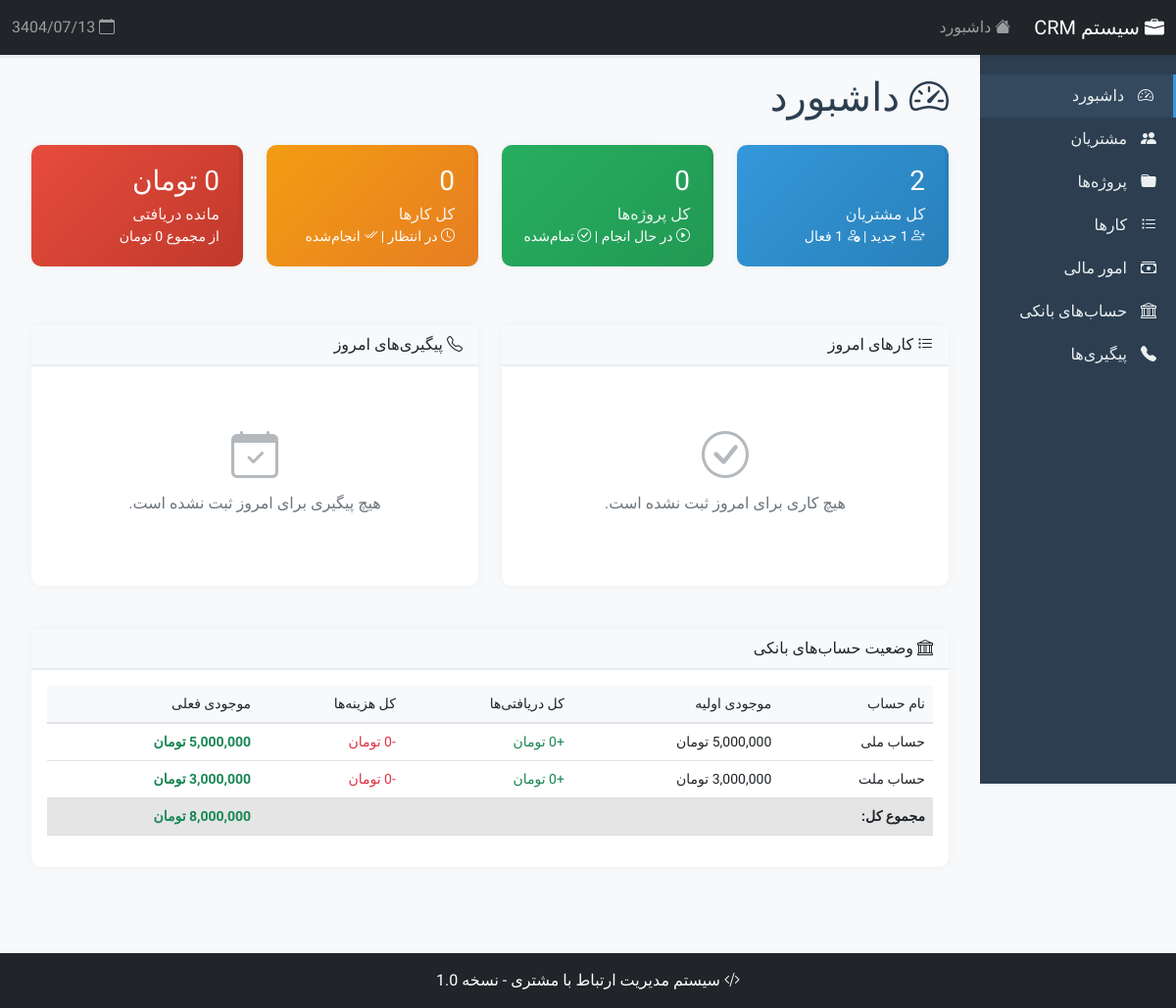
The page / on the database its author committed.
### tables this page shows
CREATE TABLE IF NOT EXISTS bank_accounts (
    id INT AUTO_INCREMENT PRIMARY KEY,
    name VARCHAR(255) NOT NULL,
    initial_balance DECIMAL(15,0) DEFAULT 0,
    created_at TIMESTAMP DEFAULT CURRENT_TIMESTAMP,
    updated_at TIMESTAMP DEFAULT CURRENT_TIMESTAMP ON UPDATE CURRENT_TIMESTAMP
);

### includes/functions.php (called while the page is built, shortened)
<?php
function formatMoney($amount) {
    return number_format($amount, 0, '.', ',') . ' تومان';
}

### index.php (the view)
<?php
require_once 'includes/header.php';
$stmt = $db->query("SELECT
    COUNT(*) as total,
    SUM(CASE WHEN status = 'جدید' THEN 1 ELSE 0 END) as new_clients,
    SUM(CASE WHEN status = 'پروژه فعال' THEN 1 ELSE 0 END) as active_clients
FROM clients");
$clientStats = $stmt->fetch();
$stmt = $db->query("SELECT
    COUNT(*) as total,
    SUM(CASE WHEN status = 'در حال انجام' THEN 1 ELSE 0 END) as ongoing,
    SUM(CASE WHEN status = 'تمام‌شده' THEN 1 ELSE 0 END) as completed,
    COALESCE(SUM(total_amount), 0) as total_amount,
    COALESCE(SUM(paid_amount), 0) as total_paid
FROM projects");
$projectStats = $stmt->fetch();
$stmt = $db->query("SELECT
    COUNT(*) as total,
    SUM(CASE WHEN status = 'انجام نشده' THEN 1 ELSE 0 END) as pending,
    SUM(CASE WHEN status = 'انجام‌شده' THEN 1 ELSE 0 END) as completed
FROM tasks");
$taskStats = $stmt->fetch();
$stmt = $db->query("SELECT
    ba.id,
    ba.name,
    ba.initial_balance,
    COALESCE(SUM(CASE WHEN ft.transaction_type = 'دریافت' THEN ft.amount ELSE 0 END), 0) as total_income,
    COALESCE(SUM(CASE WHEN ft.transaction_type = 'هزینه' THEN ft.amount ELSE 0 END), 0) as total_expense
FROM bank_accounts ba
LEFT JOIN finance_transactions ft ON ba.id = ft.bank_account_id
GROUP BY ba.id");
$accounts = $stmt->fetchAll();
$stmt = $db->query("SELECT t.*, c.name as client_name, p.name as project_name
FROM tasks t
LEFT JOIN clients c ON t.client_id = c.id
LEFT JOIN projects p ON t.project_id = p.id
WHERE t.deadline = CURDATE() AND t.status != 'انجام‌شده'
ORDER BY t.deadline");
$todayTasks = $stmt->fetchAll();
$stmt = $db->query("SELECT f.*, c.name as client_name
FROM followups f
JOIN clients c ON f.client_id = c.id
WHERE f.next_followup_date = CURDATE()
ORDER BY f.next_followup_date");
$todayFollowups = $stmt->fetchAll();
?>
<h1 class="mb-4">
    <i class="bi bi-speedometer2"></i> داشبورد
</h1>
<div class="row mb-4">
    <div class="col-md-3 mb-3">
        <div class="card stat-card primary">
            <h3><?php echo $clientStats['total']; ?></h3>
            <p>کل مشتریان</p>
            <small>
                <i class="bi bi-person-plus"></i> <?php echo $clientStats['new_clients']; ?> جدید |
                <i class="bi bi-person-check"></i> <?php echo $clientStats['active_clients']; ?> فعال
            </small>
        </div>
    </div>
    <div class="col-md-3 mb-3">
        <div class="card stat-card success">
            <h3><?php echo $projectStats['total']; ?></h3>
            <p>کل پروژه‌ها</p>
            <small>
                <i class="bi bi-play-circle"></i> <?php echo $projectStats['ongoing']; ?> در حال انجام |
                <i class="bi bi-check-circle"></i> <?php echo $projectStats['completed']; ?> تمام‌شده
            </small>
        </div>
    </div>
    <div class="col-md-3 mb-3">
        <div class="card stat-card warning">
            <h3><?php echo $taskStats['total']; ?></h3>
            <p>کل کارها</p>
            <small>
                <i class="bi bi-clock"></i> <?php echo $taskStats['pending']; ?> در انتظار |
                <i class="bi bi-check2-all"></i> <?php echo $taskStats['completed']; ?> انجام‌شده
            </small>
        </div>
    </div>
    <div class="col-md-3 mb-3">
        <div class="card stat-card danger">
            <h3><?php echo formatMoney($projectStats['total_amount'] - $projectStats['total_paid']); ?></h3>
            <p>مانده دریافتی</p>
            <small>
                از مجموع <?php echo formatMoney($projectStats['total_amount']); ?>
            </small>
        </div>
    </div>
</div>
<div class="row">
    <div class="col-md-6 mb-4">
        <div class="card">
            <div class="card-header">
                <i class="bi bi-list-task"></i> کارهای امروز
            </div>
            <div class="card-body">
                <?php if (count($todayTasks) > 0): ?>
                    <div class="table-responsive">
                        <table class="table table-sm">
                            <thead>
                                <tr>
                                    <th>عنوان</th>
                                    <th>مرتبط با</th>
                                    <th>وضعیت</th>
                                </tr>
                            </thead>
                            <tbody>
                                <?php foreach ($todayTasks as $task): ?>
                                <tr>
                                    <td><?php echo htmlspecialchars($task['title']); ?></td>
                                    <td>
                                        <?php if ($task['project_name']): ?>
                                            <small class="text-muted">پروژه: <?php echo htmlspecialchars($task['project_name']); ?></small>
                                        <?php elseif ($task['client_name']): ?>
                                            <small class="text-muted">مشتری: <?php echo htmlspecialchars($task['client_name']); ?></small>
                                        <?php endif; ?>
                                    </td>
                                    <td>
                                        <span class="badge <?php echo getStatusBadgeClass($task['status'], 'task'); ?>">
                                            <?php echo $task['status']; ?>
                                        </span>
                                    </td>
                                </tr>
                                <?php endforeach; ?>
                            </tbody>
                        </table>
                    </div>
                <?php else: ?>
                    <div class="empty-state">
                        <i class="bi bi-check-circle"></i>
                        <p>هیچ کاری برای امروز ثبت نشده است.</p>
                    </div>
                <?php endif; ?>
            </div>
        </div>
    </div>
    <div class="col-md-6 mb-4">
        <div class="card">
            <div class="card-header">
                <i class="bi bi-telephone"></i> پیگیری‌های امروز
            </div>
            <div class="card-body">
                <?php if (count($todayFollowups) > 0): ?>
                    <div class="table-responsive">
                        <table class="table table-sm">
                            <thead>
                                <tr>
                                    <th>مشتری</th>
                                    <th>وضعیت آخرین تماس</th>
                                    <th>یادداشت</th>
                                </tr>
                            </thead>
                            <tbody>
                                <?php foreach ($todayFollowups as $followup): ?>
                                <tr>
                                    <td><?php echo htmlspecialchars($followup['client_name']); ?></td>
                                    <td>
                                        <span class="badge bg-info">
                                            <?php echo $followup['contact_status']; ?>
                                        </span>
                                    </td>
                                    <td>
                                        <small><?php echo htmlspecialchars(substr($followup['contact_note'], 0, 50)); ?>...</small>
                                    </td>
                                </tr>
                                <?php endforeach; ?>
                            </tbody>
                        </table>
                    </div>
                <?php else: ?>
                    <div class="empty-state">
                        <i class="bi bi-calendar-check"></i>
                        <p>هیچ پیگیری برای امروز ثبت نشده است.</p>
                    </div>
                <?php endif; ?>
            </div>
        </div>
    </div>
</div>
<div class="row">
    <div class="col-12">
        <div class="card">
            <div class="card-header">
                <i class="bi bi-bank"></i> وضعیت حساب‌های بانکی
            </div>
            <div class="card-body">
                <div class="table-responsive">
                    <table class="table">
                        <thead>
                            <tr>
                                <th>نام حساب</th>
                                <th>موجودی اولیه</th>
                                <th>کل دریافتی‌ها</th>
                                <th>کل هزینه‌ها</th>
                                <th>موجودی فعلی</th>
                            </tr>
                        </thead>
                        <tbody>
                            <?php
                            $totalBalance = 0;
                            foreach ($accounts as $account):
                                $currentBalance = $account['initial_balance'] + $account['total_income'] - $account['total_expense'];
                                $totalBalance += $currentBalance;
                            ?>
                            <tr>
                                <td><?php echo htmlspecialchars($account['name']); ?></td>
                                <td><?php echo formatMoney($account['initial_balance']); ?></td>
                                <td class="text-success">+<?php echo formatMoney($account['total_income']); ?></td>
                                <td class="text-danger">-<?php echo formatMoney($account['total_expense']); ?></td>
                                <td>
                                    <strong class="<?php echo $currentBalance >= 0 ? 'text-success' : 'text-danger'; ?>">
                                        <?php echo formatMoney($currentBalance); ?>
                                    </strong>
                                </td>
                            </tr>
                            <?php endforeach; ?>
                        </tbody>
                        <tfoot>
                            <tr class="table-active">
                                <th colspan="4">مجموع کل:</th>
                                <th class="<?php echo $totalBalance >= 0 ? 'text-success' : 'text-danger'; ?>">
                                    <?php echo formatMoney($totalBalance); ?>
                                </th>
                            </tr>
                        </tfoot>
                    </table>
                </div>
            </div>
        </div>
    </div>
</div>
<?php require_once 'includes/footer.php'; ?>

### assets/style.css (style rules this page uses)
:root { --primary-color: #3498db; --secondary-color: #2c3e50; --success-color: #27ae60; --danger-color: #e74c3c; --warning-color: #f39c12; --info-color: #16a085; }
h1, h2, h3, h4, h5, h6 { font-weight: 500; color: var(--secondary-color); }
.card { margin-bottom: 20px; transition: all 0.3s ease; }
.card-header { background-color: #f8f9fa; border-bottom: 2px solid #e9ecef; font-weight: 500; }
.table thead th { background-color: #f8f9fa; border-bottom: 2px solid #dee2e6; font-weight: 500; white-space: nowrap; }
.stat-card { padding: 20px; border-radius: 10px; color: white; }
.stat-card h3 { color: white; margin-bottom: 5px; }
.stat-card p { margin-bottom: 0; opacity: 0.9; }
.stat-card.primary { background: linear-gradient(135deg, #3498db, #2980b9); border-right-color: #2980b9; }
.stat-card.success { background: linear-gradient(135deg, #27ae60, #229954); border-right-color: #229954; }
.stat-card.warning { background: linear-gradient(135deg, #f39c12, #e67e22); border-right-color: #e67e22; }
.stat-card.danger { background: linear-gradient(135deg, #e74c3c, #c0392b); border-right-color: #c0392b; }
.empty-state { text-align: center; padding: 40px; color: #6c757d; }
.empty-state i { font-size: 48px; margin-bottom: 20px; opacity: 0.5; }

### includes/header.php (style rules this page uses)
body { font-family: 'Vazirmatn', sans-serif; background-color: #f8f9fa; }
.card { border: none; box-shadow: 0 0 10px rgba(0,0,0,.05); border-radius: 10px; }
.table { font-size: 14px; }
.stat-card { border-right: 4px solid; transition: transform 0.2s; }

### rows shown on the page
bank_accounts: name "حساب ملی", initial_balance "5,000,000 تومان", total_income "0 تومان", total_expense "0 تومان", currentBalance "5,000,000 تومان"
bank_accounts: name "حساب ملت", initial_balance "3,000,000 تومان", total_income "0 تومان", total_expense "0 تومان", currentBalance "3,000,000 تومان"

### other values the page prints
jdate('Y/m/d') "3404/07/13"
$clientStats['total'] "2"
$projectStats['total'] "0"
$taskStats['total'] "0"
formatMoney($projectStats['total_amount']) "0 تومان"
formatMoney($totalBalance) "8,000,000 تومان"
